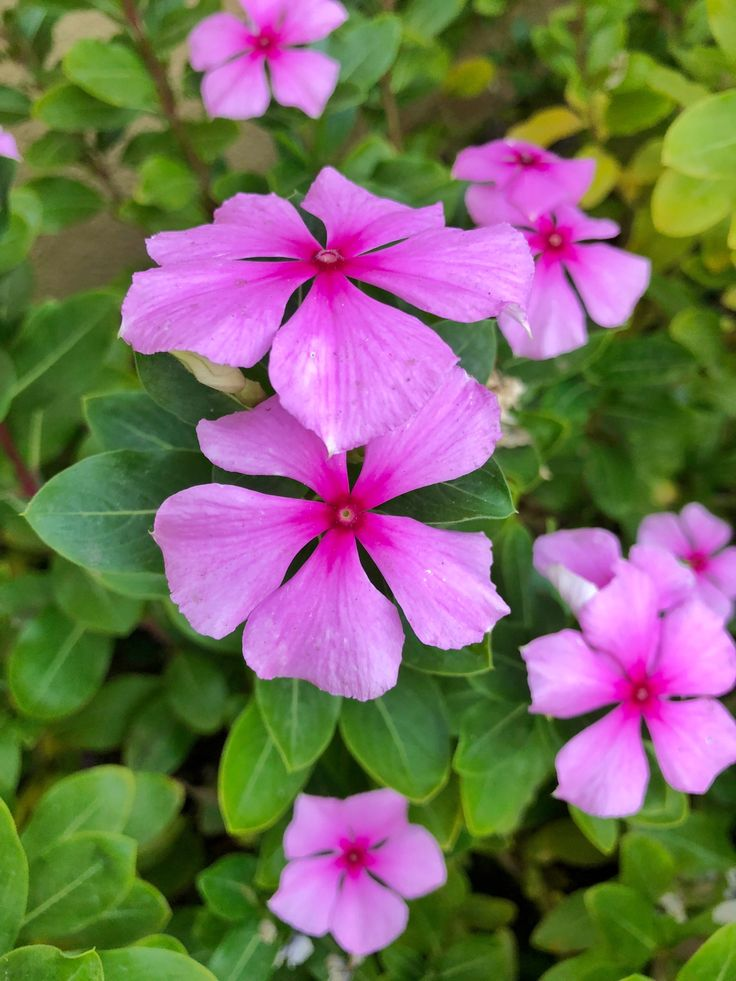
#> input picture sample1.jpg, 736 x 981 px, found by its file name
$ jupyter execute Week2.ipynb
#> lines starting #> are read from the running program, lines starting #| are printed output that depends on the picture; after the words box and inside, x2 and y2 are one past the last pixel; in counts of white or black regions, pixels touching at a corner belong together
<a href="https://colab.research.google.com/github/arjun28115/Computer-Vision-Project/blob/main/Week2.ipynb" target="_parent"></a>

[cell 1]
import cv2
import os

img_path = os.path.join("images", "sample1.jpg")
img_bgr = cv2.imread(img_path)
#> img_bgr is the input picture: shape (981, 736, 3); mean B, G, R 97.8, 107.7, 121.4

if img_bgr is None:
    raise FileNotFoundError("Image not found. Check the path.")

[cell 2]
import cv2
import matplotlib.pyplot as plt
import numpy as np

img_rgb = cv2.cvtColor(img_bgr, cv2.COLOR_BGR2RGB)
img_gray = cv2.cvtColor(img_bgr, cv2.COLOR_BGR2GRAY)
img_hsv = cv2.cvtColor(img_bgr, cv2.COLOR_BGR2HSV)
#> img_hsv: shape (981, 736, 3); mean H, S, V 79, 156.9, 144.9
plt.figure(figsize=(12,4))

plt.subplot(1,3,1)
plt.title("RGB")
plt.imshow(img_rgb)
plt.axis("off")

plt.subplot(1,3,2)
plt.title("Grayscale")
plt.imshow(img_gray, cmap='gray')
plt.axis("off")

plt.subplot(1,3,3)
plt.title("HSV")
plt.imshow(img_hsv)
plt.axis("off")

plt.show()

Why OpenCV uses BGR instead of RGB:

OpenCV follows the BGR format due to legacy reasons from early image processing libraries and Windows bitmap standards. This choice was kept for backward compatibility, even though RGB is more common today.

[cell 3]
hist_before = cv2.calcHist([img_gray], [0], None, [256], [0,256])
#> hist_before = 256 values, max 7021 at index 83, min 0 at index 250, mean 2820.4

img_eq = cv2.equalizeHist(img_gray)
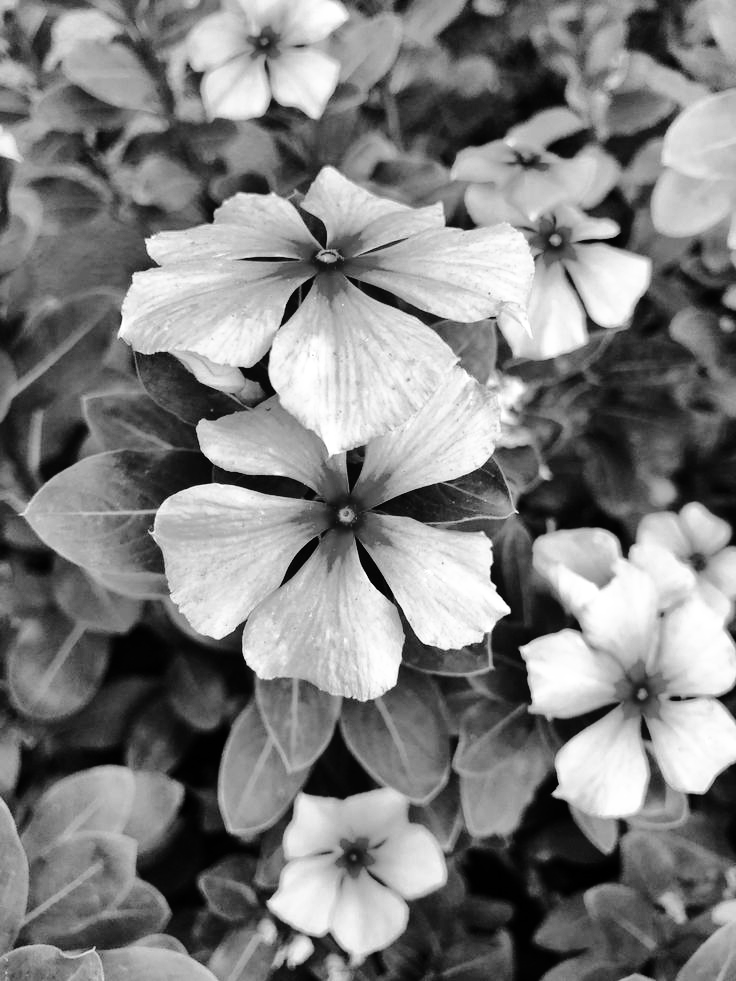
#> img_eq: shape (981, 736); min 0, max 255, mean 128.3

hist_after = cv2.calcHist([img_eq], [0], None, [256], [0,256])
#> hist_after = 256 values, max 7021 at index 86, min 0 at index 27, mean 2820.4

plt.figure(figsize=(10,4))

plt.subplot(1,2,1)
plt.title("Histogram Before Equalization")
plt.plot(hist_before)
plt.xlim([0,256])

plt.subplot(1,2,2)
plt.title("Histogram After Equalization")
plt.plot(hist_after)
plt.xlim([0,256])

plt.show()
#> figure, not shown here; panel 1: curve peaks at x = 83, y = 7021; panel 2: curve peaks at x = 86, y = 7021

plt.figure(figsize=(10,4))

plt.subplot(1,2,1)
plt.title("Original Grayscale")
plt.imshow(img_gray, cmap="gray")
plt.axis("off")

plt.subplot(1,2,2)
plt.title("After Histogram Equalization")
plt.imshow(img_eq, cmap="gray")
plt.axis("off")

plt.show()

What visible change do you observe after equalization?

Histogram equalization increases overall contrast, making dark regions darker and bright regions brighter, so details become more clearly visible.

In what kind of images is histogram equalization not useful?

It is not useful for images that already have good contrast or for images where brightness variations carry important information (e.g., medical images or images with uniform illumination), as it can amplify noise or distort details.

[cell 4]
noise = img_gray.copy()
prob = 0.02
rand = np.random.rand(*img_gray.shape)
noise[rand < prob] = 0
noise[rand > 1 - prob] = 255

avg_blur = cv2.blur(noise, (5, 5))
gaussian_blur = cv2.GaussianBlur(noise, (5, 5), 0)
median_blur = cv2.medianBlur(noise, 5)

plt.figure(figsize=(12, 8))

plt.subplot(2, 3, 1)
plt.title("Original Grayscale")
plt.imshow(img_gray, cmap="gray")
plt.axis("off")

plt.subplot(2, 3, 2)
plt.title("Noisy Image")
plt.imshow(noise, cmap="gray")
plt.axis("off")

plt.subplot(2, 3, 4)
plt.title("Average Blur")
plt.imshow(avg_blur, cmap="gray")
plt.axis("off")

plt.subplot(2, 3, 5)
plt.title("Gaussian Blur")
plt.imshow(gaussian_blur, cmap="gray")
plt.axis("off")

plt.subplot(2, 3, 6)
plt.title("Median Blur")
plt.imshow(median_blur, cmap="gray")
plt.axis("off")

plt.tight_layout()
plt.show()

Which filter handled noise best?

Median Blur handled noise best, especially salt-and-pepper noise, because it removes outlier pixels without averaging them.

Which filter preserved edges better?

Median Blur preserved edges better, as it reduces noise while maintaining sharp intensity transitions compared to averaging-based filters.

[cell 5]
image_scaled = cv2.resize(img_bgr, None, fx=0.5, fy=0.5)
plt.imshow(cv2.cvtColor(img_bgr, cv2.COLOR_BGR2RGB))
title = "Original Image"
plt.title(title)
plt.show()
plt.imshow(cv2.cvtColor(image_scaled, cv2.COLOR_BGR2RGB))
title = "Scaled Image"
plt.title(title)
plt.show()

height, width = img_bgr.shape[:2]
#> height = 981; width = 736

rotation_matrix = cv2.getRotationMatrix2D((width/2, height/2), 45, 1)

rotated_image = cv2.warpAffine(img_bgr, rotation_matrix, (width, height))
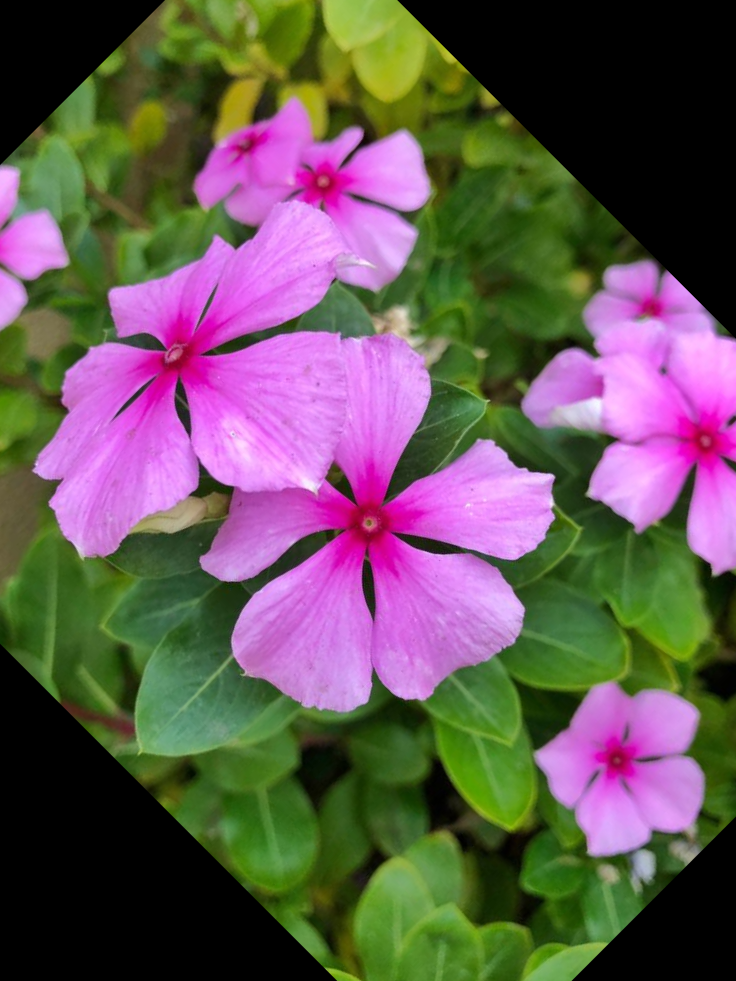
#> rotated_image: shape (981, 736, 3); mean B, G, R 85.8, 85.7, 101.2
plt.imshow(cv2.cvtColor(rotated_image, cv2.COLOR_BGR2RGB))
title = "Rotated Image"
plt.title(title)
plt.show()

T = np.float32([[1, 0, 50], [0, 1,30]])

img_translation = cv2.warpAffine(img_bgr, T, (width, height))
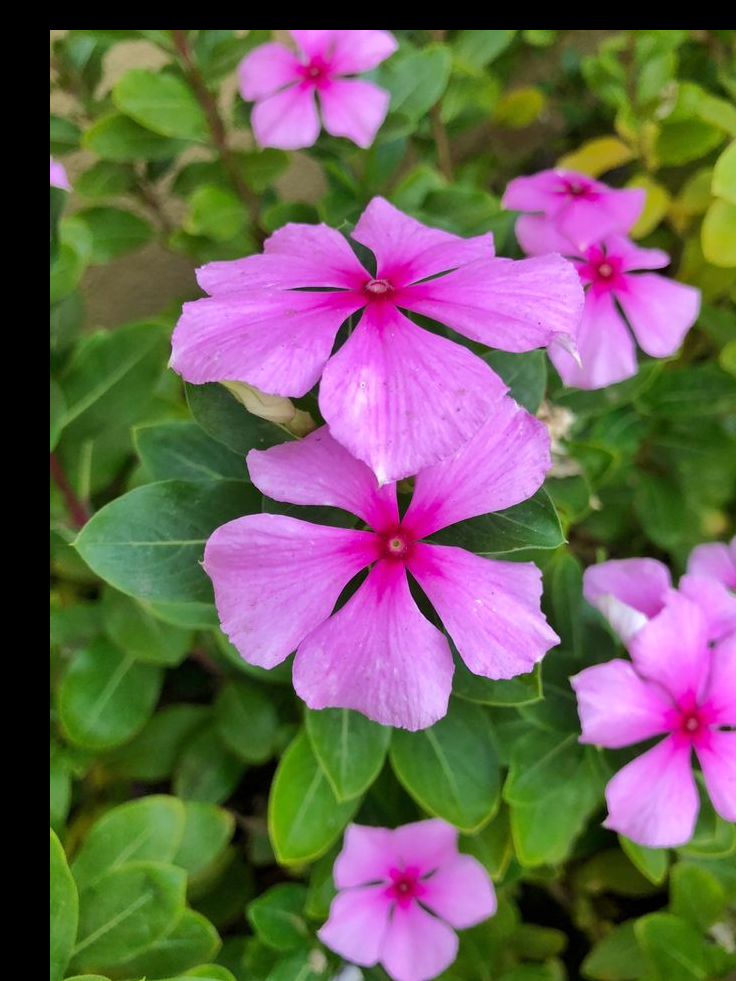
#> img_translation: shape (981, 736, 3); mean B, G, R 91.2, 96.3, 110.8
plt.imshow(cv2.cvtColor(img_translation, cv2.COLOR_BGR2RGB))
title = "Translated Image"
plt.title(title)
plt.show()

Why do geometric transformations often introduce black regions?

Geometric transformations move pixels outside the original image boundaries, creating empty areas where no pixel values exist. These undefined regions are filled with a default value (usually black) unless a different border handling method is specified.

[cell 6]
_, th_global = cv2.threshold(img_gray, 127, 255, cv2.THRESH_BINARY)
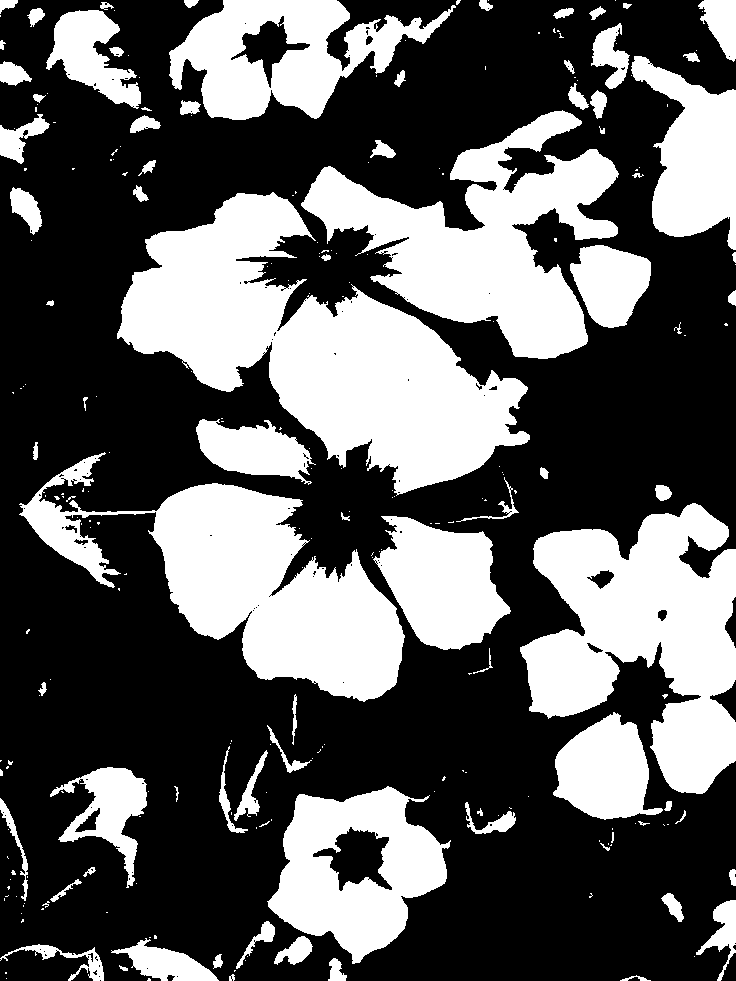
#> th_global: shape (981, 736); 36.5% white; 254 white regions (171 under 20 px), largest, box (x1, y1, x2, y2) and area: (117, 192, 530, 496) 54092, (19, 452, 405, 702) 36556, (520, 503, 736, 794) 36417

th_adaptive = cv2.adaptiveThreshold(img_gray, 255,cv2.ADAPTIVE_THRESH_GAUSSIAN_C,cv2.THRESH_BINARY,11, 2)
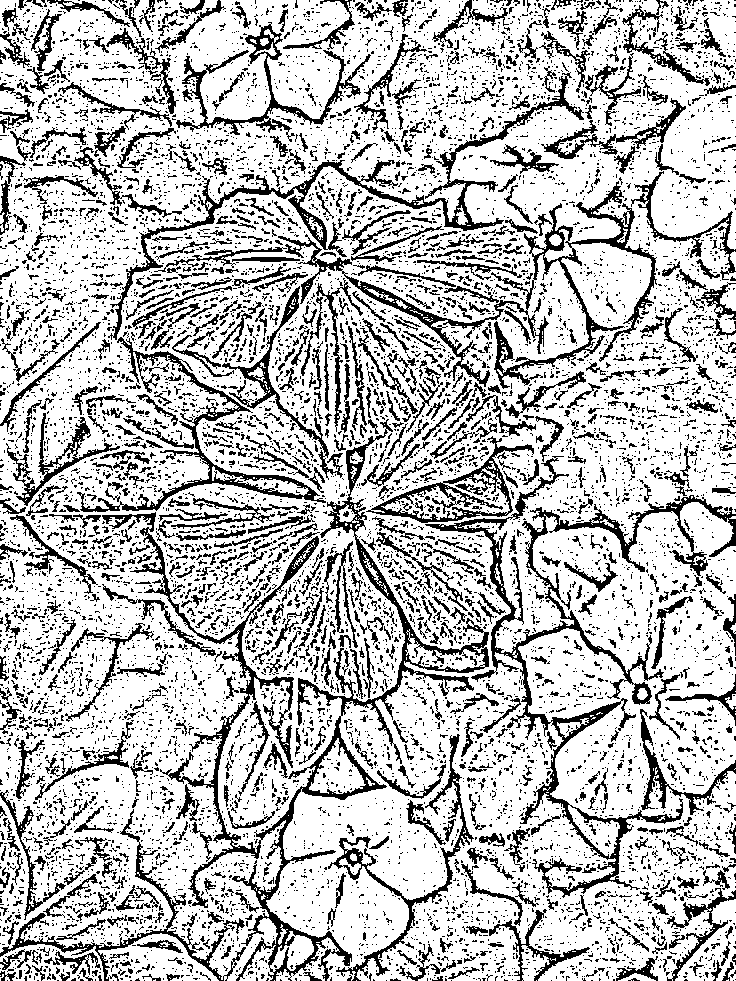
#> th_adaptive: shape (981, 736); 74.7% white; black in thin lines or dots

_, th_otsu = cv2.threshold(img_gray, 0, 255,cv2.THRESH_BINARY + cv2.THRESH_OTSU)
#> th_otsu: shape (981, 736); 41.7% white; 278 white regions (190 under 20 px), largest, box (x1, y1, x2, y2) and area: (117, 190, 531, 498) 55840, (520, 502, 736, 852) 46934, (6, 451, 405, 834) 43804

plt.figure(figsize=(12, 6))

plt.subplot(1, 4, 1)
plt.title("Grayscale")
plt.imshow(img_gray, cmap="gray")
plt.axis("off")

plt.subplot(1, 4, 2)
plt.title("Global Threshold")
plt.imshow(th_global, cmap="gray")
plt.axis("off")

plt.subplot(1, 4, 3)
plt.title("Adaptive Threshold")
plt.imshow(th_adaptive, cmap="gray")
plt.axis("off")

plt.subplot(1, 4, 4)
plt.title("Otsu's Threshold")
plt.imshow(th_otsu, cmap="gray")
plt.axis("off")

plt.tight_layout()
plt.show()

Which method worked best and why?

Adaptive thresholding worked best because it computes local thresholds, handling uneven lighting and varying illumination more effectively than a single global threshold.

When would global thresholding fail badly?

Global thresholding fails when illumination is non-uniform or when foreground and background intensities overlap, causing important details to be lost.

[cell 7]
_, binary = cv2.threshold(img_gray, 0, 255, cv2.THRESH_BINARY + cv2.THRESH_OTSU)

masked = cv2.bitwise_and(img_bgr, img_bgr, mask=binary)
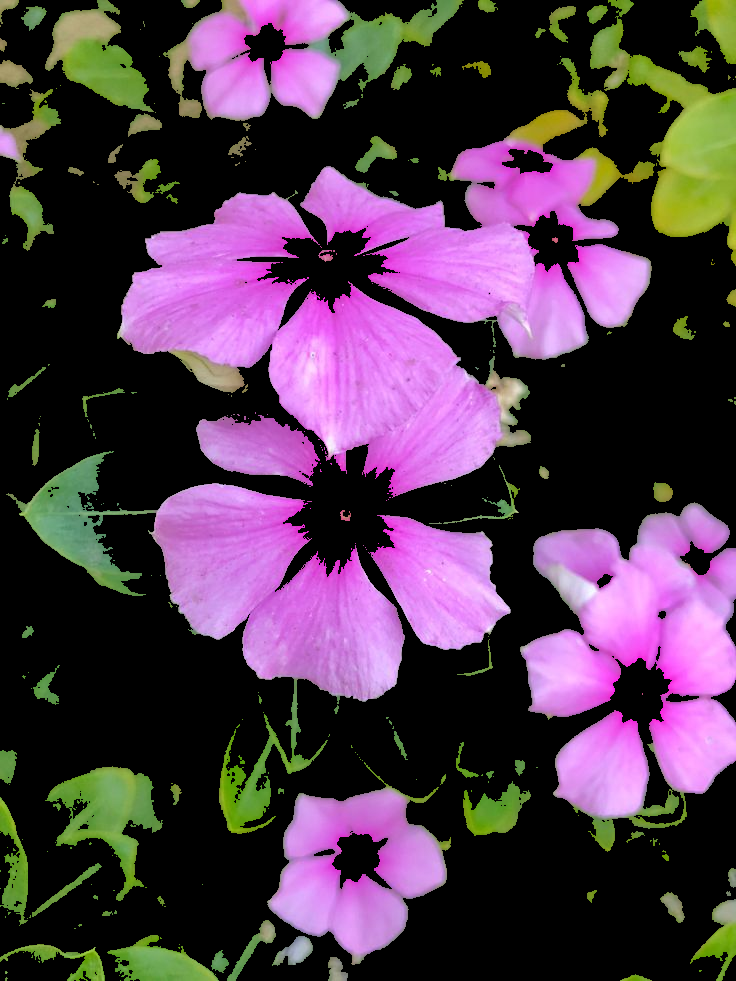
#> masked: shape (981, 736, 3); mean B, G, R 77.3, 56.9, 80.4

img_rgb = cv2.cvtColor(img_bgr, cv2.COLOR_BGR2RGB)
masked_rgb = cv2.cvtColor(masked, cv2.COLOR_BGR2RGB)

plt.figure(figsize=(12,4))

plt.subplot(1,3,1)
plt.title("Original Image")
plt.imshow(img_rgb)
plt.axis("off")

plt.subplot(1,3,2)
plt.title("Binary Image")
plt.imshow(binary, cmap="gray")
plt.axis("off")

plt.subplot(1,3,3)
plt.title("Masked Output")
plt.imshow(masked_rgb)
plt.axis("off")

plt.tight_layout()
plt.show()
